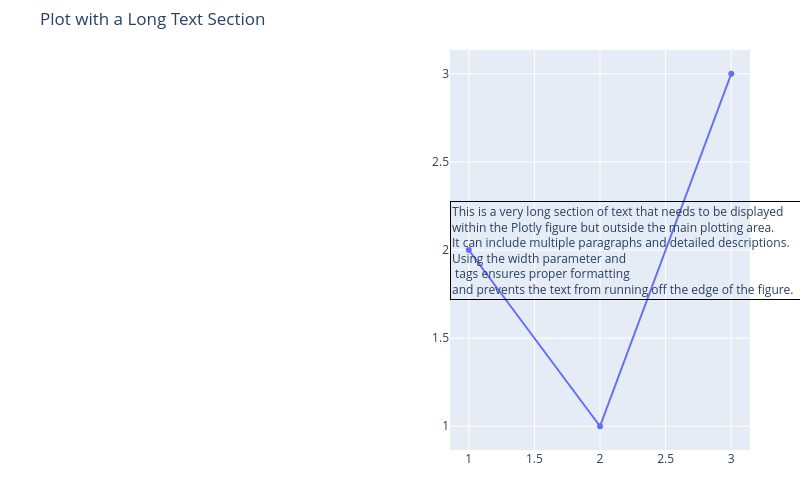

The code cell stored with this chart in its notebook:
### Code cell
import plotly.graph_objects as go

long_text = """
This is a very long section of text that needs to be displayed 
within the Plotly figure but outside the main plotting area. 
It can include multiple paragraphs and detailed descriptions. 
Using the width parameter and <br> tags ensures proper formatting 
and prevents the text from running off the edge of the figure.
"""

# Replace newlines with HTML line breaks
text_with_breaks = long_text.replace('\n', '<br>')

fig = go.Figure()

# Add a sample trace to visualize the plot area
fig.add_trace(go.Scatter(x=[1, 2, 3], y=[2, 1, 3], name="Sample Data"))

# Add the long text annotation
fig.add_annotation(
    text=text_with_breaks,
    xref="paper",
    yref="paper",
    x=0,          # X position relative to the figure width (left edge)
    y=0.5,        # Y position relative to the figure height (middle)
    showarrow=False,
    align="left",
    # Set a width for the text box to wrap text automatically
    width=400, 
    bordercolor="black",
    borderwidth=1,
    font=dict(size=12)
)

# Adjust layout to accommodate the annotation
fig.update_layout(
    margin=dict(l=450, t=50, b=50, r=50), # Increase left margin to make room
    height=500,
    width=800,
    title="Plot with a Long Text Section"
)

fig.show()

### Figure 1 — Plotly figure (JSON) as saved in the notebook; plotly's stock layout.template omitted (floating-point values rounded to 4 significant figures)
{"data": [{"name": "Sample Data", "type": "scatter", "x": [1, 2, 3], "y": [2, 1, 3]}], "layout": {"annotations": [{"align": "left", "bordercolor": "black", "borderwidth": 1, "font": {"size": 12}, "showarrow": false, "text": "<br>This is a very long section of text that needs to be displayed <br>within the Plotly figure but outside the main plotting area. <br>It can include multiple paragraphs and detailed descriptions. <br>Using the width parameter and <br> tags ensures proper formatting <br>and prevents the text from running off the edge of the figure.<br>", "width": 400, "x": 0, "xref": "paper", "y": 0.5, "yref": "paper"}], "height": 500, "margin": {"b": 50, "l": 450, "r": 50, "t": 50}, "title": {"text": "Plot with a Long Text Section"}, "width": 800}}
